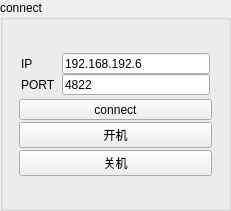
   <widget class="QGroupBox" name="groupBox">
    <property name="geometry">
     <rect>
      <x>10</x>
      <y>10</y>
      <width>231</width>
      <height>211</height>
     </rect>
    </property>
    <property name="title">
     <string>connect</string>
    </property>
    <layout class="QGridLayout" name="gridLayout_13">
     <item row="0" column="0">
      <layout class="QGridLayout" name="gridLayout_12">
       <property name="leftMargin">
        <number>5</number>
       </property>
       <property name="topMargin">
        <number>5</number>
       </property>
       <property name="rightMargin">
        <number>5</number>
       </property>
       <property name="bottomMargin">
        <number>5</number>
       </property>
       <property name="spacing">
        <number>2</number>
       </property>
       <item row="0" column="0">
        <layout class="QGridLayout" name="gridLayout_10">
         <item row="0" column="0">
          <layout class="QVBoxLayout" name="verticalLayout">
           <property name="spacing">
            <number>0</number>
           </property>
           <property name="leftMargin">
            <number>2</number>
           </property>
           <property name="topMargin">
            <number>2</number>
           </property>
           <property name="rightMargin">
            <number>2</number>
           </property>
           <property name="bottomMargin">
            <number>2</number>
           </property>
           <item>
            <widget class="QLabel" name="label_70">
             <property name="minimumSize">
              <size>
               <width>0</width>
               <height>21</height>
              </size>
             </property>
             <property name="maximumSize">
              <size>
               <width>16777215</width>
               <height>21</height>
              </size>
             </property>
             <property name="text">
              <string>IP</string>
             </property>
            </widget>
           </item>
           <item>
            <widget class="QLabel" name="label_71">
             <property name="minimumSize">
              <size>
               <width>0</width>
               <height>21</height>
              </size>
             </property>
             <property name="maximumSize">
              <size>
               <width>16777215</width>
               <height>21</height>
              </size>
             </property>
             <property name="text">
              <string>PORT</string>
             </property>
            </widget>
           </item>
          </layout>
         </item>
         <item row="0" column="1">
          <layout class="QVBoxLayout" name="verticalLayout_2">
           <property name="spacing">
            <number>0</number>
           </property>
           <property name="leftMargin">
            <number>2</number>
           </property>
           <property name="topMargin">
            <number>2</number>
           </property>
           <property name="rightMargin">
            <number>2</number>
           </property>
           <property name="bottomMargin">
            <number>2</number>
           </property>
           <item>
            <widget class="QLineEdit" name="line_ip">
             <property name="minimumSize">
              <size>
               <width>0</width>
               <height>21</height>
              </size>
             </property>
             <property name="maximumSize">
              <size>
               <width>16777215</width>
               <height>21</height>
              </size>
             </property>
             <property name="text">
              <string>192.168.192.6</string>
             </property>
            </widget>
           </item>
           <item>
            <widget class="QLineEdit" name="line_port">
             <property name="minimumSize">
              <size>
               <width>0</width>
               <height>21</height>
              </size>
             </property>
             <property name="maximumSize">
              <size>
               <width>16777215</width>
               <height>21</height>
              </size>
             </property>
             <property name="text">
              <string>4822</string>
             </property>
            </widget>
           </item>
          </layout>
         </item>
        </layout>
       </item>
       <item row="2" column="0">
        <widget class="QPushButton" name="manual_test_push_openpc">
         <property name="text">
          <string>开机</string>
         </property>
        </widget>
       </item>
       <item row="3" column="0">
        <widget class="QPushButton" name="manual_test_push_closepc">
         <property name="text">
          <string>关机</string>
         </property>
        </widget>
       </item>
       <item row="1" column="0">
        <widget class="QPushButton" name="push_connect">
         <property name="minimumSize">
          <size>
           <width>0</width>
           <height>21</height>
          </size>
         </property>
         <property name="maximumSize">
          <size>
           <width>16777215</width>
           <height>21</height>
          </size>
         </property>
         <property name="text">
          <string>connect</string>
         </property>
        </widget>
       </item>
      </layout>
     </item>
    </layout>
   </widget>
